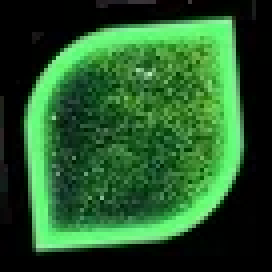
#> input picture dingxiang/huakuai/images/front.webp, 68 x 68 px (shown 4 times larger)
$ python cvtest.py
#> lines starting #> are read from the running program, lines starting #| are printed output that depends on the picture; after the words box and inside, x2 and y2 are one past the last pixel; in counts of white or black regions, pixels touching at a corner belong together; long printed decimals are rounded
import cv2
# 显示或保存图片
def cv_show(name, img, save=False):
    if save:
        cv2.imwrite(name, img)
    cv2.imshow(name, img)
    cv2.waitKey(0)
    cv2.destroyAllWindows()


# 获取滑块的大小
def fix_img(filename):
    #  1.为了更高的准确率，使用二值图像
#> called with filename = 'images/front.webp'
    img = cv2.imread(filename)
#> img is the input picture: shape (68, 68, 3); mean B, G, R 42.2, 88.3, 38.2
    gray = cv2.cvtColor(img, cv2.COLOR_BGR2GRAY)
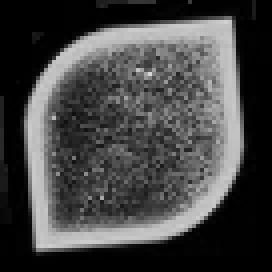
#> gray: shape (68, 68) (shown 4 times larger); min 0, max 216, mean 68.1
    ret, thresh = cv2.threshold(gray, 127, 255, cv2.THRESH_BINARY)
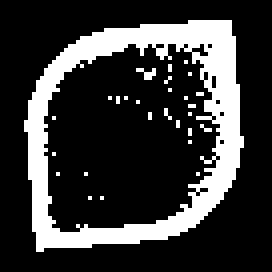
#> thresh: shape (68, 68) (shown 4 times larger); 22.2% white; 28 white regions (27 under 20 px)
    # 2.将轮廓提取出来
    contours, hierarchy = cv2.findContours(thresh, cv2.RETR_TREE, cv2.CHAIN_APPROX_NONE)
#> contours = 42 contours, 40 with area under 20; largest, box (x1, y1, x2, y2) and area: (6, 5, 61, 63) 2522, (10, 10, 56, 59) 1702
    cnt = contours[0]
#> cnt = contour of 181 points, box (x1, y1, x2, y2) (6, 5, 61, 63), area 2522
    # 3.用绿色(0, 255, 0)来画出最小的矩形框架
    x, y, w, h = cv2.boundingRect(cnt)
#> x = 6; y = 5; w = 55; h = 58
    rect_x = x + w
#> rect_x = 61
    rect_y = y + h
#> rect_y = 63
    # print(x, y, rect_x, rect_y)  # x，y是矩阵左上点的坐标，w，h是矩阵的宽和高
    img = cv2.rectangle(img, (x, y), (rect_x, rect_y), (0, 255, 0), 1)
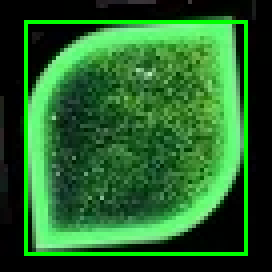
#> img: shape (68, 68, 3) (shown 4 times larger); 4.89% of pixels changed, all inside (x1, y1, x2, y2) = (6, 5, 62, 64)
    # 高度和宽度
    mixintu = img[y:rect_y, x:rect_x]
    return mixintu


def mian():
    # 1.对滑块进行图片处理
    tp_img = fix_img('images/front.webp')  # 裁掉透明部分，找出滑块的大小
    tp_edge = cv2.Canny(tp_img, 100, 200)
#> tp_edge: shape (58, 55); 29.6% white in thin lines or dots
    tp_pic = cv2.cvtColor(tp_edge, cv2.COLOR_GRAY2BGR)
#> tp_pic: shape (58, 55, 3); 29.6% white in thin lines or dots

    # 2.对背景进行图片处理
    bg_img = cv2.imread('background.jpg')
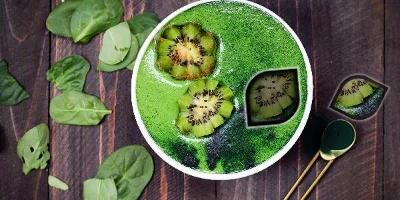
#> input picture dingxiang/huakuai/background.jpg, 400 x 200 px
#> bg_img is the input picture: shape (200, 400, 3); mean B, G, R 72, 99.3, 91.1
    bg_edge = cv2.Canny(bg_img, 400, 200)
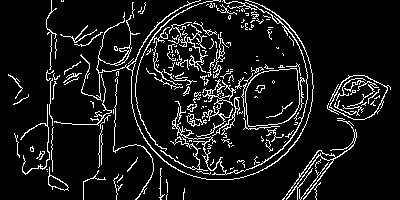
#> bg_edge: shape (200, 400); 9.5% white in thin lines or dots
    bg_pic = cv2.cvtColor(bg_edge, cv2.COLOR_GRAY2BGR)
#> bg_pic: shape (200, 400, 3); 9.5% white in thin lines or dots

    # 3.模板匹配matchTemplate
    res = cv2.matchTemplate(bg_pic, tp_pic, cv2.TM_CCOEFF_NORMED)
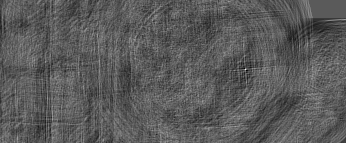
#> res: shape (143, 346) float32; min -0.113, max 0.207, mean 0.000318; drawn with min black and max white
    min_val, max_val, min_loc, max_loc = cv2.minMaxLoc(res)
#> min_val = -0.113; max_val = 0.207; min_loc = (244, 68); max_loc = (245, 69)
    print(min_val, max_val, min_loc, max_loc)  # 最小值，最大值，最小值的位置，最大值的位置
#| -0.1135 0.2066 (244, 68) (245, 69)

    # 绘制方框
    X = max_loc[0]
#> X = 245
    th, tw = tp_pic.shape[:2]
#> th = 58; tw = 55
    t1 = max_loc  # 左上角点的位置
#> t1 = (245, 69)
    br = (t1[0] + tw, t1[1] + th)  # 右下角点的坐标
#> br = (300, 127)
    cv2.rectangle(bg_img, t1, br, (0, 0, 225), 2)  # 绘制矩形
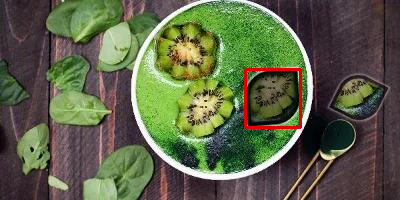
#> bg_img: shape (200, 400, 3); 0.84% of pixels changed, all inside (x1, y1, x2, y2) = (244, 68, 302, 129)
    cv_show('out.png', bg_img, True)


if __name__ == '__main__':
    mian()
